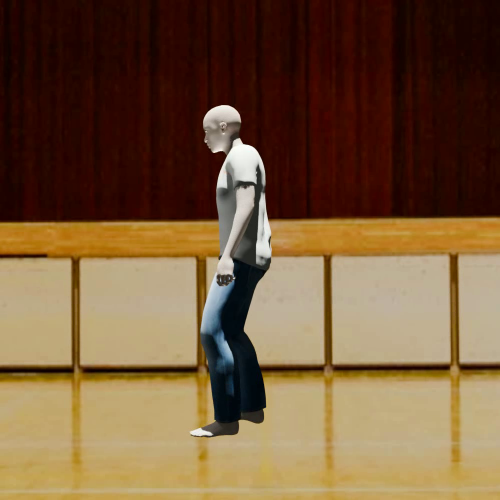
#> input picture frame 22 of zikkenn2/30/motion_00x_test_Camera1_frame1-222.mp4, 1000 x 1000 px, given in place of motion_00x_test_Camera1.mp4, which was not available (shown at 1/2 size)
$ python crop_3d_videos.py
#> lines starting #> are read from the running program, lines starting #| are printed output that depends on the picture; pictures that were not available may be replaced by others from this repository, and a replacement may not be noted
# -*- coding: utf-8 -*-
"""
3D推定結果の可視化動画(2000x1000、左半分=2Dオーバーレイ、右半分=3Dプロット)を編集する。
1. 右半分を削除(左半分の2Dオーバーレイパネルのみ残す) -> 1000x1000
2. 左半分の画角の上下左右それぞれ10%をカット -> 800x800

対象: 17pt_2d3d・19pt_2d3d の camera1・camera4、計4本。

出力: zikkenn2/27/{model}_{camera}_cropped.mp4
"""
import cv2
from pathlib import Path

BASE_DIR = Path(__file__).resolve().parent
OUT = BASE_DIR / "27"

SOURCES = [
    ("19pt", 1, BASE_DIR / "19pt_2d3d/camera1/visualizations/motion_00x_test_Camera1.mp4"),
    ("19pt", 4, BASE_DIR / "19pt_2d3d/camera4/visualizations/motion_00x_test_Camera4.mp4"),
    ("17pt", 1, BASE_DIR / "17pt_2d3d/camera1/visualizations/motion_00x_test_Camera1.mp4"),
    ("17pt", 4, BASE_DIR / "17pt_2d3d/camera4/visualizations/motion_00x_test_Camera4.mp4"),
]

for model, cam, src in SOURCES:
    cap = cv2.VideoCapture(str(src))
    w = int(cap.get(cv2.CAP_PROP_FRAME_WIDTH))
    h = int(cap.get(cv2.CAP_PROP_FRAME_HEIGHT))
    fps = cap.get(cv2.CAP_PROP_FPS)
    n = int(cap.get(cv2.CAP_PROP_FRAME_COUNT))

    left_w = w // 2  # 右半分削除後の幅
    margin_x = int(left_w * 0.10)
    margin_y = int(h * 0.10)
    x0, x1 = margin_x, left_w - margin_x
    y0, y1 = margin_y, h - margin_y
    out_w, out_h = x1 - x0, y1 - y0

    out_path = OUT / f"{model}_camera{cam}_cropped.mp4"
    fourcc = cv2.VideoWriter_fourcc(*"mp4v")
    writer = cv2.VideoWriter(str(out_path), fourcc, fps, (out_w, out_h))

    count = 0
    while True:
        ret, frame = cap.read()
#> frame is the input picture: shape (1000, 1000, 3); mean B, G, R 58.7, 88.5, 117.9
        if not ret:
            break
        left = frame[:, :left_w]  # 右半分削除
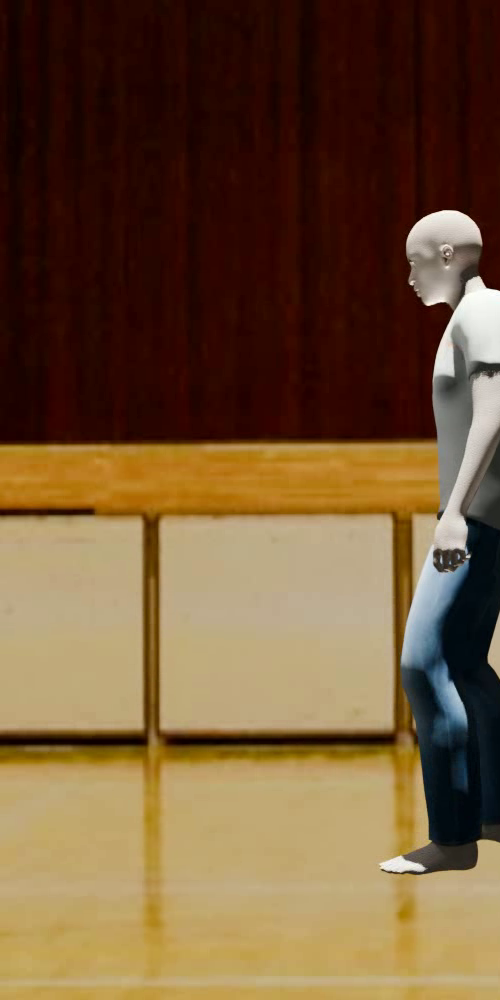
#> left: shape (1000, 500, 3); mean B, G, R 55.6, 86, 114.5
        cropped = left[y0:y1, x0:x1]  # 4辺10%カット
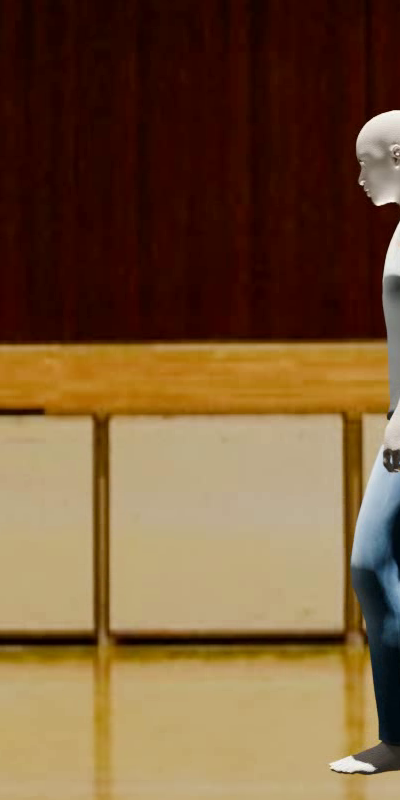
#> cropped: shape (800, 400, 3); mean B, G, R 55.8, 87.5, 118.3
        writer.write(cropped)
        count += 1

    cap.release()
    writer.release()
    print(f"{model} camera{cam}: {src.name} ({w}x{h}, {n}frames) -> {out_path.name} ({out_w}x{out_h}, {count}frames)")

$ run again, starting later in the video
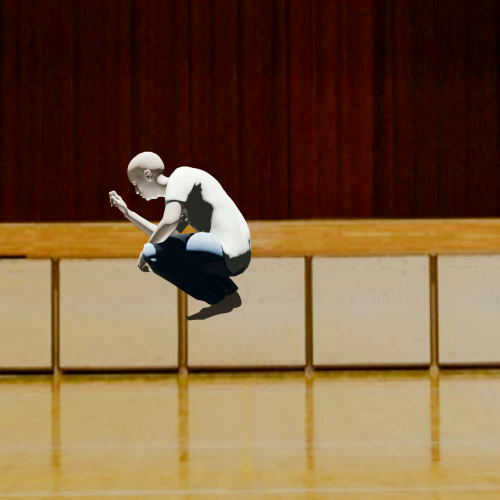
#> input picture frame 99 of zikkenn2/30/motion_00x_test_Camera1_frame1-222.mp4, 1000 x 1000 px, given in place of motion_00x_test_Camera1.mp4, which was not available (shown at 1/2 size)
#> frame is the input picture: shape (1000, 1000, 3); mean B, G, R 60.7, 90.7, 120
#> `left = frame[:, :left_w]`:
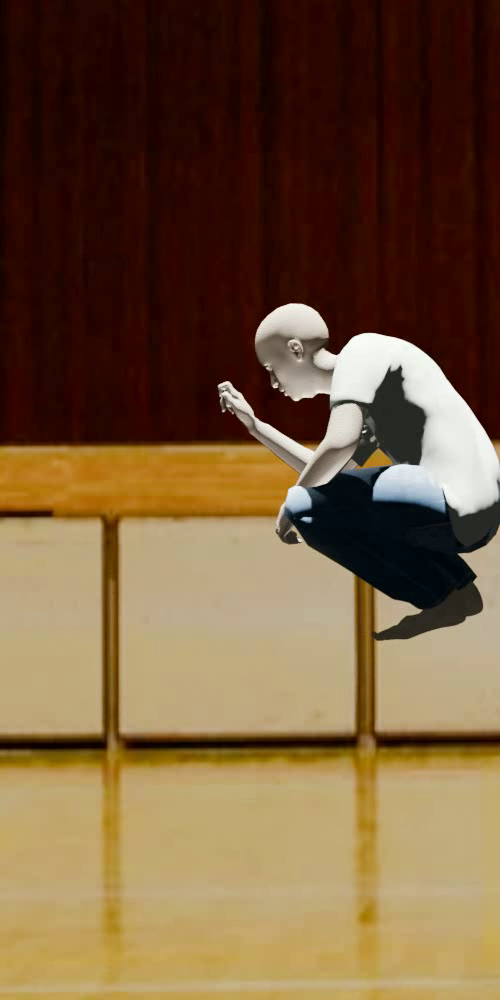
#> left: shape (1000, 500, 3); mean B, G, R 60.3, 90.3, 118.2
#> `cropped = left[y0:y1, x0:x1]`:
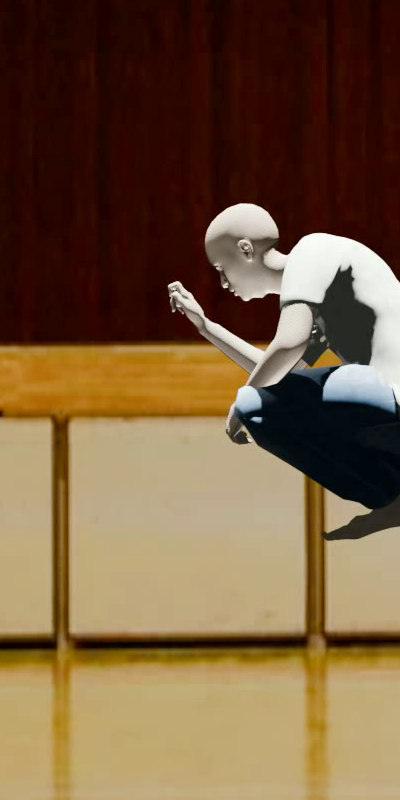
#> cropped: shape (800, 400, 3); mean B, G, R 62.6, 91.6, 118.9

$ run again, starting later in the video
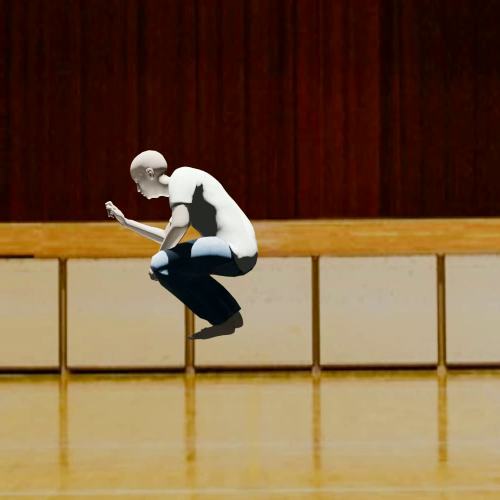
#> input picture frame 177 of zikkenn2/30/motion_00x_test_Camera1_frame1-222.mp4, 1000 x 1000 px, given in place of motion_00x_test_Camera1.mp4, which was not available (shown at 1/2 size)
#> frame is the input picture: shape (1000, 1000, 3); mean B, G, R 60.4, 90.3, 119.6
#> `left = frame[:, :left_w]`:
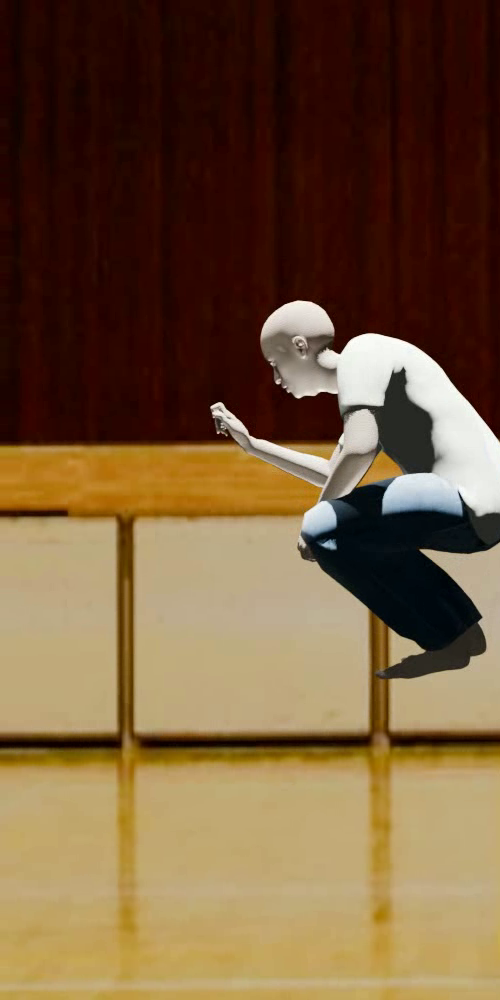
#> left: shape (1000, 500, 3); mean B, G, R 59.6, 89.4, 117.2
#> `cropped = left[y0:y1, x0:x1]`:
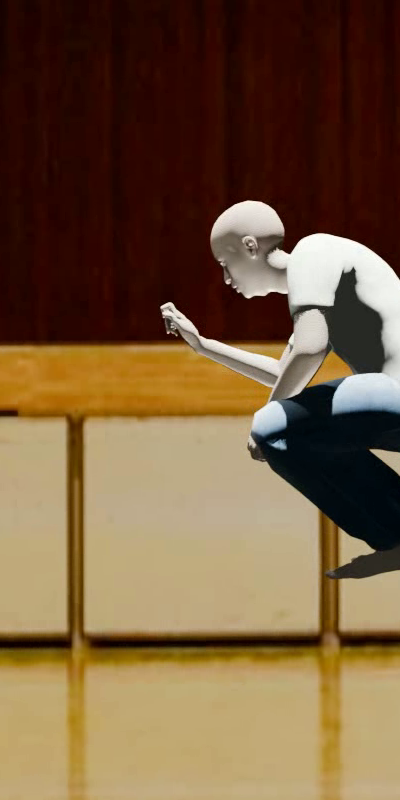
#> cropped: shape (800, 400, 3); mean B, G, R 61.4, 90.3, 117.8
